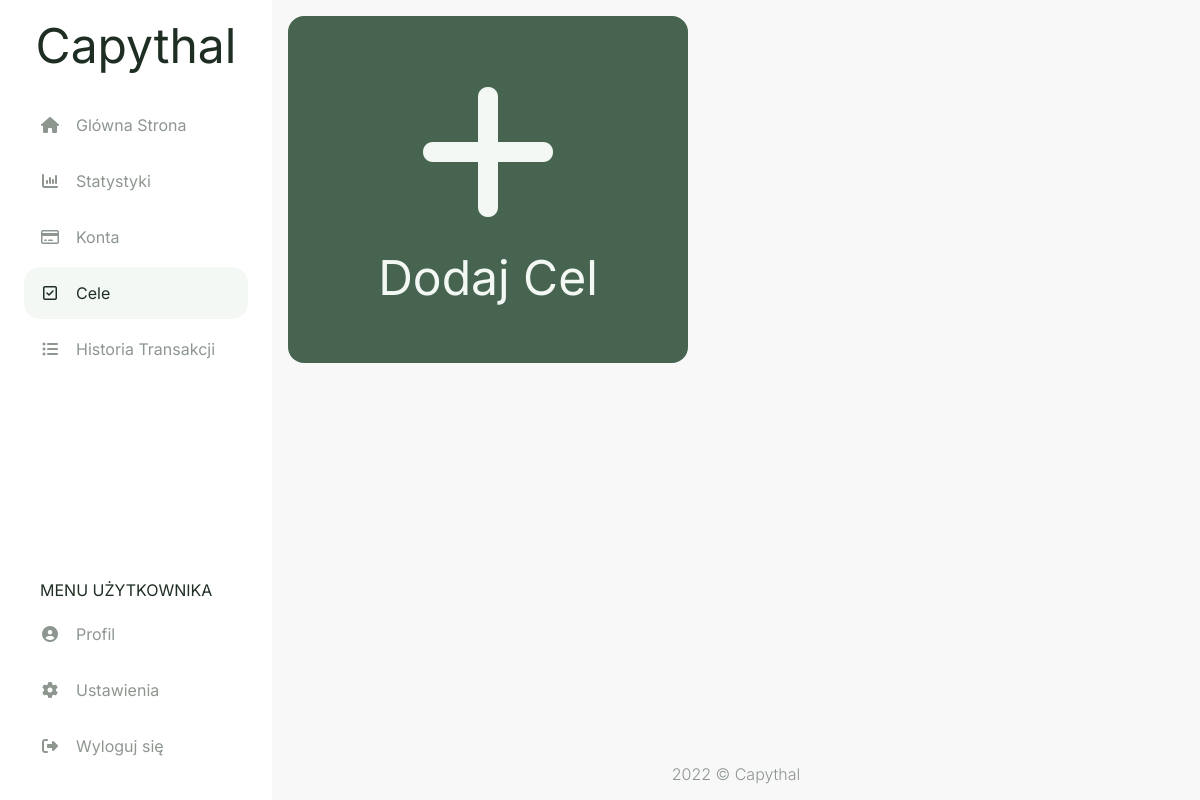
The page /goals (signed in) on the database as committed earlier.
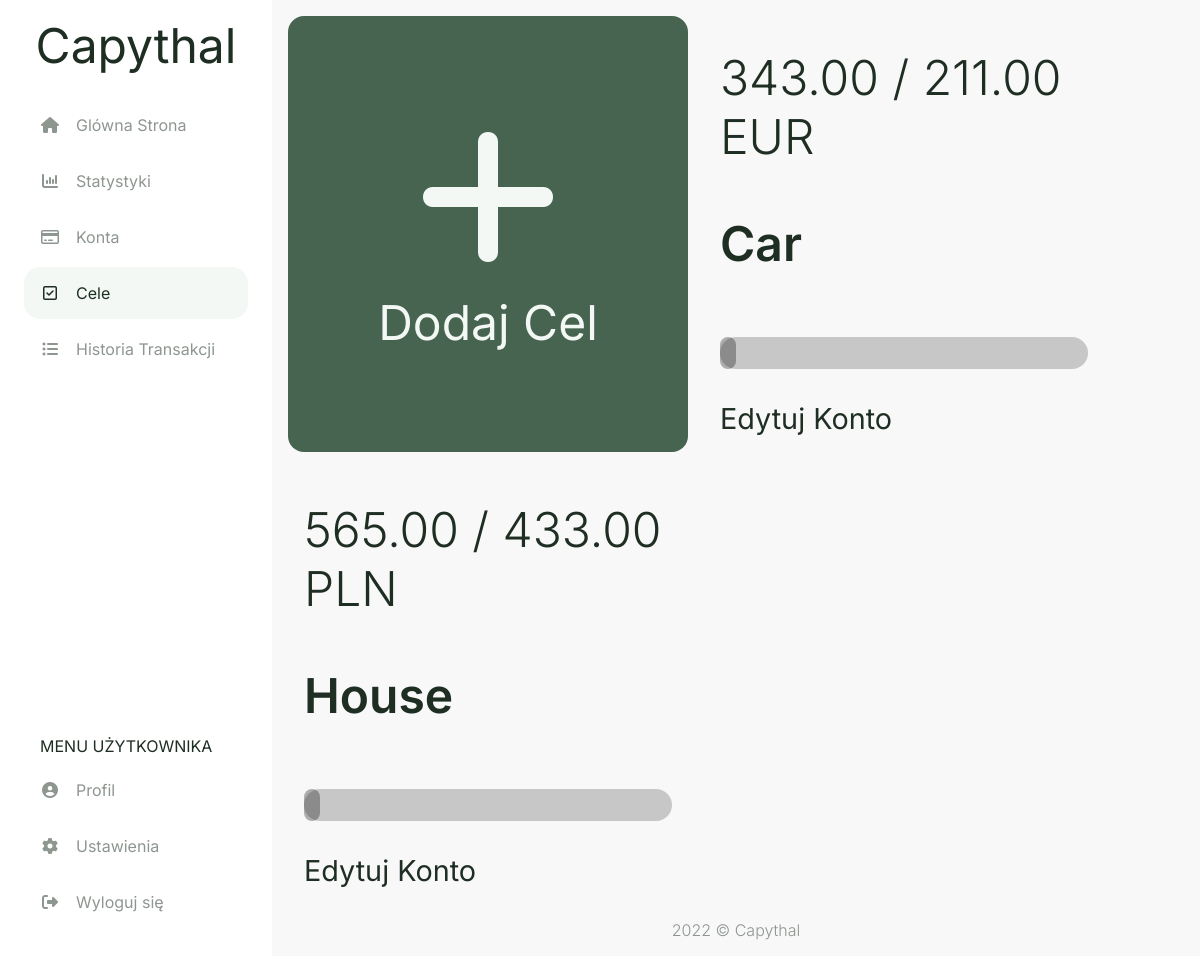
The same page on the database as committed later.
### capythal/models.py (models this page shows, shortened)
class goal(db.Model):
    id = db.Column(db.Integer, primary_key=True)
    account_id = db.Column(db.Integer, db.ForeignKey('account.id'), nullable=False)
    style_id = db.Column(db.Integer, db.ForeignKey('style.id'), nullable=False)
    name = db.Column(db.String(50), nullable=False)
    amount_req = db.Column(db.Numeric(12,2), nullable=False)
    amount_avb = db.Column(db.Numeric(12,2), nullable=False)

class currency(db.Model):
    id = db.Column(db.Integer, primary_key=True)
    name = db.Column(db.String(20), nullable=False)
    account = db.relationship("account", backref="currency", lazy=True)
    settings = db.relationship("settings", backref="currency", lazy=True)

### capythal/routes.py (the view, shortened to what this page needs)
@app.route('/goals')
@login_required
def goals():
    form_add = addGoalForm()
    form_edit = editGoalForm()
    goals = db.session.query(goal,account,currency,style).join(account, goal.account_id==account.id).join(currency, currency.id==account.currency_id).join(style, goal.style_id==style.id).filter(account.user_id == current_user.id)
    user_accs = db.session.query(account,acc_type).join(acc_type).join(style).filter(account.user_id == current_user.id)
    accs_list = [(i.account.id, i.account.fin_inst) for i in user_accs]
    form_add.account.choices = accs_list
    if form_add.submitNewGoal.data and form_add.validate():
        new_goal = goal(account_id = form_add.account.data, amount_req = form_add.amount_req.data, amount_avb = form_add.amount_avb.data, name = form_add.name.data, )
        db.session.add(new_goal)
        db.session.commit()
        return redirect(url_for('goals'))
    if form_edit.deleteGoal.data and form_edit.validate():
        db.session.execute(
            delete(account)
            .where((account.id == form_edit.account_id.data) & (account.user_id == current_user.id)))
        db.session.commit()
        return redirect(url_for('goals'))
    return render_template("goals.html", goals = goals, form_add = form_add, form_edit = form_edit)

### capythal/models.py (called while the page is built)
@login_manager.user_loader
def load_user(user_id):
    return user.query.get(int(user_id))

### capythal/routes.py (called while the page is built)
@app.template_filter()
def currencyFormat(value):
    value = float(value)
    return "{:,.2f}".format(value)

### capythal/templates/goals.html (shortened to what this page needs)
{% extends "layout.html" %}
{% set active_page = "goals" %}
{% block head %}
  {{ super() }}
  <link rel="stylesheet" href="{{ url_for('static', filename='css/goals.css') }}">
  <link rel="stylesheet" href="{{ url_for('static', filename='css/modals/goal-modal.css') }}">
{% endblock %}
{% block content %}
<div class="goals-flexbox">
  <a href="#modal-add" class="goal-add bg-main-btn fc-main-btn">
    <span class="goal-plus-sign fa fa-plus"></span>
    <span class="fs-1">Dodaj Cel</span>
  </a>
  {% for goal,account,currency,style in goals %}
    <div class="goal-info style-{{ style.color }}">
      <span class="fs-1 fw-light">{{ goal.amount_avb | currencyFormat }} / {{ goal.amount_req | currencyFormat }} {{ currency.name }}</span>
      <span class="fs-1 fw-semibold">{{ goal.name }}</span>
      <div class="goal-bottom">
        <progress class="goal-progress" value="{{ goal.percentage }}" max="100"></progress>
        <a href="#modal{{ account.id }}" class="account-edit" value=1>
          <span class="fs-2">Edytuj Konto</span>
        </a>
      </div>
    </div>
  {% endfor %}
</div>
{% endblock %}

### capythal/templates/layout.html (shortened to what this page needs)
<!doctype html>
<html lang="pl">
  <head>
    {% block head %}
    <link rel="stylesheet" href="{{ url_for('static', filename='css/style.css') }}">
    {% endblock %}
  </head>
  <body>
    <aside id="navbar" class="navbar">
      <a class="logo fs-1" href="{{ url_for('home') }}">Capythal</a>
      <ul class="navbar-list-top">
        <li class="menu-button {{ 'active' if active_page == 'home' else '' }}">
          <a href="{{ url_for('home') }}" class="menu-button-link">
            <span class="fa fa-fw fa-home my-auto"></span>
            <span class="ml-1 fs-4">Glówna Strona</span>
          </a>
        </li>
        <li class="menu-button {{ 'active' if active_page == 'stats' else '' }}">
          <a href="{{ url_for('stats') }}" class="menu-button-link">
            <span class="fa fa-fw fa-bar-chart my-auto"></span>
            <span class="ml-1 fs-4">Statystyki</span>
          </a>
        </li>
        <li class="menu-button {{ 'active' if active_page == 'accounts' else '' }}">
          <a href="{{ url_for('accounts') }}" class="menu-button-link">
            <span class="fa fa-fw fa-credit-card my-auto"></span>
            <span class="ml-1 fs-4">Konta</span>
          </a>
        </li>
        <li class="menu-button {{ 'active' if active_page == 'goals' else '' }}">
          <a href="{{ url_for('goals') }}" class="menu-button-link">
            <span class="fa fa-fw fa-check-square-o my-auto"></span>
            <span class="ml-1 fs-4">Cele</span>
          </a>
        </li>
        <li class="menu-button {{ 'active' if active_page == 'history' else '' }}">
          <a href="{{ url_for('history') }}" class="menu-button-link">
            <span class="fa fa-fw fa-list-ul my-auto"></span>
            <span class="ml-1 fs-4">Historia Transakcji</span>
          </a>
        </li>
      </ul>
      <ul class="navbar-list-bottom">
        <li class="nav-item">
          <span class="ml-1 fs-4">MENU UŻYTKOWNIKA</span>
        </li>
        <li class="menu-button">
          <a href="{{ url_for('userpage') }}" class="menu-button-link">
            <span class="fa fa-fw fa-user-circle my-auto"></span>
            <span class="ml-1 fs-4">Profil</span>
          </a>
        </li>
        <li class="menu-button">
          <a href="" class="menu-button-link">
            <span class="fa fa-fw fa-cog my-auto"></span>
            <span class="ml-1 fs-4">Ustawienia</span>
          </a>
        </li>
        <li class="menu-button">
          <a href="{{ url_for('logout') }}" class="menu-button-link">
            <span class="fa fa-fw fa-sign-out my-auto"></span>
            <span class="ml-1 fs-4">Wyloguj się</span>
          </a>
        </li>
      </ul>
    </aside>
    <main class="main-content">
      {%block content%}
      {%endblock%}
    </main>
    <footer class="fc-secondary fw-light">
      2022 © Capythal
    </footer>
  </body>
</html>

### capythal/static/css/style.css (style rules this page uses)
html, body { padding: 0; margin: 0; }
html { height: 100%; font-family: 'Inter', sans-serif; width: 100%; }
body { background-color: #F8F8F8; color: #1F2E23; min-height: 100vh; display: flex; flex-direction: column; }
* { box-sizing: border-box; }
aside { background-color: #FFFFFF; }
a { color: #1F2E23; cursor: pointer; text-decoration: none; }
progress { width: 100%; height: 2rem; padding: 1rem 0 0 0; margin: 0 0 1rem 0; background: none; border: 0; border-radius: 1rem; }
.bg-main-btn { background-color: #46644F; }
.fc-secondary { color: #8E9690; }
.fc-main-btn { color: #F3F8F5; }
.fw-light { font-weight: 300 !important; }
.fw-semibold { font-weight: 600 !important; }
.ml-1 { margin-left: 1rem !important; }
.my-auto { margin: auto 0; }
.navbar { transition: all 0.4s ease-in-out; }
.main-content { height: 100%; }
.navbar { display: flex; flex-direction: column; position: fixed; top: 0; bottom: 0; width: 0; opacity: 0; height: 100%; max-width: 75%; overflow-y: auto; z-index: 101; }
.logo { display: none; margin: 1rem auto 0; }
.navbar-list-top, .navbar-list-bottom { width: 100%; padding: 1.5rem; list-style: none }
.navbar-list-top { margin-top: 0; margin-bottom: auto; }
.navbar-list-bottom { margin-bottom: 0; }
.nav-item { margin: 0.5rem 0; }
.active { border-radius: 1rem; background-color: #F3F8F5; }
.active a { color: #1F2E23 !important; }
.menu-button a { margin-bottom: 0.25rem; color: #8E9690; }
.menu-button-link { display: flex; padding: 1rem; }
.goal-progress { -webkit-appearance: none; -moz-appearance: none; appearance: none; width: 100%; }
footer { margin-top: auto; display: flex; margin-bottom: 1rem; justify-content: center; }
.fs-1 { font-size: 2rem; }
.fs-2 { font-size: 1.5rem; }
.fs-4 { font-size: 0.8rem; }
@media (min-width: 500px) { .fs-1 { font-size: 3rem; } }
@media (min-width: 500px) { .fs-2 { font-size: 2rem; } }
@media (min-width: 500px) { .fs-4 { font-size: 1.2rem ; } }
@media (min-width: 800px) { .navbar { width: 100%; opacity: 1; max-width: 17rem; } }
@media (min-width: 800px) { footer { margin-left: 17rem; } }
@media (min-width: 800px) { .add-tr, .logo { display: block; } }
@media (min-width: 800px) { .main-content { margin-left: 17rem; } }
@media (min-width: 800px) { .fs-1 { font-size: 3rem; } }
@media (min-width: 800px) { .fs-2 { font-size: 1.8rem; } }
@media (min-width: 800px) { .fs-4 { font-size: 1rem; } }

### capythal/static/css/goals.css (style rules this page uses)
.goals-flexbox { padding: 1rem; display: flex; gap: 1rem; flex-wrap: wrap; }
.goal-add, .goal-info { flex: 1 0 100%; border-radius: 1rem; display: flex; flex-direction: column; }
.goal-add { padding: 3.5rem; justify-content: center; align-items: center; gap: 1rem; }
.goal-plus-sign { font-size: 10rem; }
.goal-info { padding: 2rem 1rem 1rem; justify-content: space-between; gap: 3rem; word-wrap: break-word; }
.goal-bottom { display: flex; flex-direction: column; gap: 2rem; }
@media (min-width: 1100px) { .goal-add, .goal-info { max-width: 25rem; } }

Rows that differ between the two databases and show on the page:
added goal: amount_avb "343.00", amount_req "211.00", name "EUR", name "Car"
added goal: amount_avb "565.00", amount_req "433.00", name "PLN", name "House"
